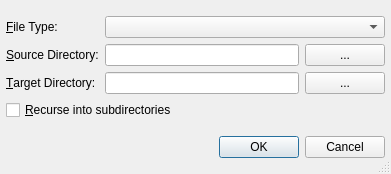
<ui version="4.0" >
 <class>AddDirectoryDialog</class>
 <widget class="QDialog" name="AddDirectoryDialog" >
  <property name="geometry" >
   <rect>
    <x>0</x>
    <y>0</y>
    <width>391</width>
    <height>174</height>
   </rect>
  </property>
  <property name="windowTitle" >
   <string>Add Directory</string>
  </property>
  <property name="toolTip" >
   <string>Add a directory to the current project</string>
  </property>
  <property name="whatsThis" >
   <string>&lt;b>Add Directory Dialog&lt;/b>
&lt;p>This dialog is used to add a directory to the current project.&lt;/p></string>
  </property>
  <property name="sizeGripEnabled" >
   <bool>true</bool>
  </property>
  <layout class="QVBoxLayout" >
   <item>
    <layout class="QGridLayout" >
     <item row="0" column="1" colspan="2" >
      <widget class="QComboBox" name="filterComboBox" />
     </item>
     <item row="2" column="2" >
      <widget class="QPushButton" name="targetDirButton" >
       <property name="whatsThis" >
        <string>&lt;b>Target Directory&lt;/b>
&lt;p>Select the target directory via a directory selection dialog.&lt;/p></string>
       </property>
       <property name="text" >
        <string>...</string>
       </property>
      </widget>
     </item>
     <item row="2" column="0" >
      <widget class="QLabel" name="targetDirLabel" >
       <property name="text" >
        <string>&amp;Target Directory:</string>
       </property>
       <property name="buddy" >
        <cstring>targetDirEdit</cstring>
       </property>
      </widget>
     </item>
     <item row="1" column="1" >
      <widget class="QLineEdit" name="sourceDirEdit" >
       <property name="toolTip" >
        <string>Enter the name of the directory to add</string>
       </property>
       <property name="whatsThis" >
        <string>&lt;b>Source Directory&lt;/b>
&lt;p>Enter the name of the directory to add to the current project.
 You may select it with a dialog by pressing the button to
 the right.&lt;/p></string>
       </property>
      </widget>
     </item>
     <item row="3" column="0" colspan="3" >
      <widget class="QCheckBox" name="recursiveCheckBox" >
       <property name="toolTip" >
        <string>Select, whether a recursive add should be performed</string>
       </property>
       <property name="text" >
        <string>&amp;Recurse into subdirectories</string>
       </property>
      </widget>
     </item>
     <item row="2" column="1" >
      <widget class="QLineEdit" name="targetDirEdit" >
       <property name="toolTip" >
        <string>Enter the target directory for the file</string>
       </property>
       <property name="whatsThis" >
        <string>&lt;b>Target Directory&lt;/b>
&lt;p>Enter the target directory. You may select it
 with a dialog by pressing the button to the right.&lt;/p></string>
       </property>
      </widget>
     </item>
     <item row="1" column="2" >
      <widget class="QPushButton" name="sourceDirButton" >
       <property name="whatsThis" >
        <string>&lt;b>Source Directory&lt;/b>
&lt;p>Select the source directory via a directory selection dialog.&lt;/p></string>
       </property>
       <property name="text" >
        <string>...</string>
       </property>
      </widget>
     </item>
     <item row="1" column="0" >
      <widget class="QLabel" name="sourceDirLabel" >
       <property name="text" >
        <string>&amp;Source Directory:</string>
       </property>
       <property name="buddy" >
        <cstring>sourceDirEdit</cstring>
       </property>
      </widget>
     </item>
     <item row="0" column="0" >
      <widget class="QLabel" name="textLabel1" >
       <property name="text" >
        <string>&amp;File Type:</string>
       </property>
       <property name="buddy" >
        <cstring>filterComboBox</cstring>
       </property>
      </widget>
     </item>
    </layout>
   </item>
   <item>
    <widget class="QDialogButtonBox" name="buttonBox" >
     <property name="orientation" >
      <enum>Qt::Horizontal</enum>
     </property>
     <property name="standardButtons" >
      <set>QDialogButtonBox::Cancel|QDialogButtonBox::Ok</set>
     </property>
    </widget>
   </item>
  </layout>
 </widget>
 <layoutdefault spacing="6" margin="6" />
 <pixmapfunction>qPixmapFromMimeSource</pixmapfunction>
 <tabstops>
  <tabstop>filterComboBox</tabstop>
  <tabstop>sourceDirEdit</tabstop>
  <tabstop>sourceDirButton</tabstop>
  <tabstop>targetDirEdit</tabstop>
  <tabstop>targetDirButton</tabstop>
  <tabstop>recursiveCheckBox</tabstop>
 </tabstops>
 <resources/>
 <connections>
  <connection>
   <sender>buttonBox</sender>
   <signal>accepted()</signal>
   <receiver>AddDirectoryDialog</receiver>
   <slot>accept()</slot>
   <hints>
    <hint type="sourcelabel" >
     <x>29</x>
     <y>126</y>
    </hint>
    <hint type="destinationlabel" >
     <x>30</x>
     <y>153</y>
    </hint>
   </hints>
  </connection>
  <connection>
   <sender>buttonBox</sender>
   <signal>rejected()</signal>
   <receiver>AddDirectoryDialog</receiver>
   <slot>reject()</slot>
   <hints>
    <hint type="sourcelabel" >
     <x>111</x>
     <y>131</y>
    </hint>
    <hint type="destinationlabel" >
     <x>112</x>
     <y>152</y>
    </hint>
   </hints>
  </connection>
 </connections>
</ui>
